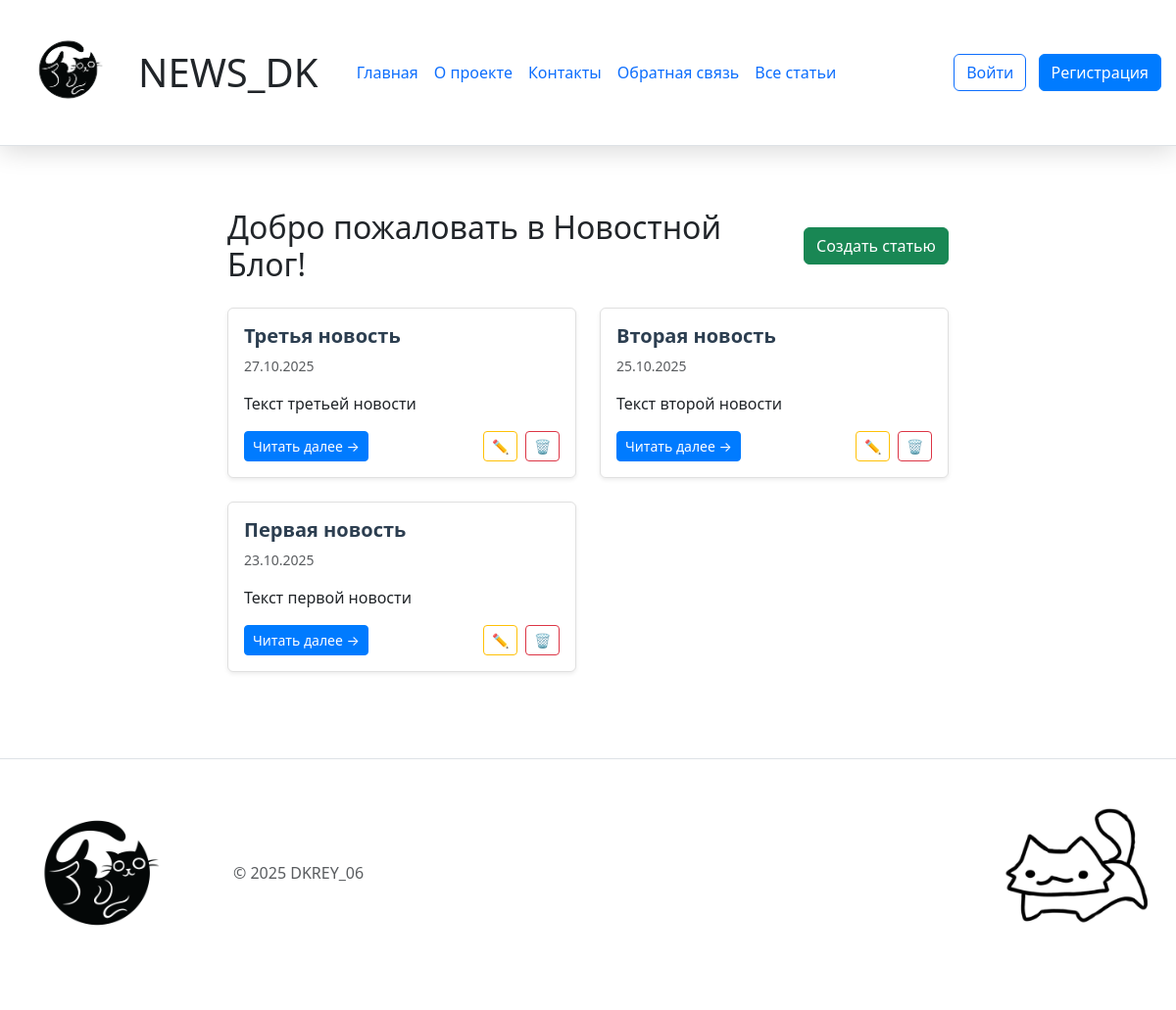
The page / on the database its author committed.
### 3.UPG_News_Blog_DK/models.py (models this page shows)
class Article(db.Model):
    __tablename__ = 'article'
    id = db.Column(db.Integer, primary_key=True)
    title = db.Column(db.String(200), nullable=False)
    text = db.Column(db.Text, nullable=False)
    created_date = db.Column(db.DateTime, default=datetime.now)
    user_id = db.Column(db.Integer, db.ForeignKey('user.id'), nullable=False)
    category = db.Column(db.String(50), nullable=False, default='general')
    comments = db.relationship('Comment', backref='article', lazy=True, cascade='all, delete-orphan')

### 3.UPG_News_Blog_DK/app.py (the view)
@app.route("/")
def index():
    articles = get_articles()
    return render_template('index.html', articles=articles)

### 3.UPG_News_Blog_DK/app.py (called while the page is built)
def get_articles(category=None):
    query = Article.query
    if category:
        query = query.filter_by(category=category)
    articles_from_db = query.order_by(Article.created_date.desc()).all()
    articles = []
    for article in articles_from_db:
        articles.append({
            'id': article.id,
            'title': article.title,
            'date': article.created_date,
            'preview': article.text[:100] + '...' if len(article.text) > 100 else article.text,
            'content': article.text,
            'author': article.author.name,
            'category': article.category
        })
    return articles

def get_categories():
    categories = db.session.query(Article.category).distinct().all()
    return [category[0] for category in categories]

@app.context_processor
def inject_today():
    return {'today': datetime.now().date()}

@app.context_processor
def inject_categories():
    categories = get_categories()
    return {'categories': categories}

@app.context_processor
def inject_current_user():
    return {'current_user': current_user}

### 3.UPG_News_Blog_DK/templates/index.html (shortened to what this page needs)
{% extends 'base.html' %}
{% block content %}
<div class="container">
	<div class="row align-items-center mb-4">
		<div class="col">
			<h2 class="mb-0">Добро пожаловать в Новостной Блог!</h2>
		</div>
		<div class="col-auto">
			<a href="{{ url_for('create_article') }}" class="btn btn-success">Создать статью</a>
		</div>
	</div>
	<div class="row">
		{% for article in articles %}
		<div class="col-lg-6 mb-4">
			<div class="card news-card h-100 shadow-sm">
				<div class="card-body d-flex flex-column">
					<div class="d-flex justify-content-between align-items-start mb-2">
						<h5 class="card-title mb-0">{{ article.title }}</h5>
					</div>
					<p class="card-text text-muted small mb-3">
						 {{ article.date.strftime('%d.%m.%Y') }}
					</p>
					<p class="card-text mb-3 flex-grow-1">{{ article.preview }}</p>
					<div class="mt-auto">
						<div class="d-flex justify-content-between align-items-center">
							<a href="{{ url_for('news', id=article.id) }}" class="btn btn-primary btn-sm">
								Читать далее →
							</a>
							<div>
								<a href="{{ url_for('edit_article', id=article.id) }}"
									class="btn btn-outline-warning btn-sm me-1">
									✏️
								</a>
								<form action="{{ url_for('delete_article', id=article.id) }}" method="POST"
									class="d-inline" onsubmit="return confirm('Удалить статью?')">
									<button type="submit" class="btn btn-outline-danger btn-sm">
										🗑️
									</button>
								</form>
							</div>
						</div>
					</div>
				</div>
			</div>
		</div>
		{% endfor %}
	</div>
</div>
{% endblock %}

### 3.UPG_News_Blog_DK/static/css/main.css (style rules this page uses)
body { background-color: white; }

### 3.UPG_News_Blog_DK/static/css/index.css (style rules this page uses)
.news-card { border: 1px solid #e0e0e0; transition: transform 0.2s ease-in-out; }
.card-title { color: #2c3e50; font-weight: 600; }
.btn-primary { background-color: #007bff; border-color: #007bff; }
h2 { margin-bottom: 50px; }

### rows shown on the page
Article: title "Третья новость", date "27.10.2025", preview "Текст третьей новости"
Article: title "Вторая новость", date "25.10.2025", preview "Текст второй новости"
Article: title "Первая новость", date "23.10.2025", preview "Текст первой новости"
